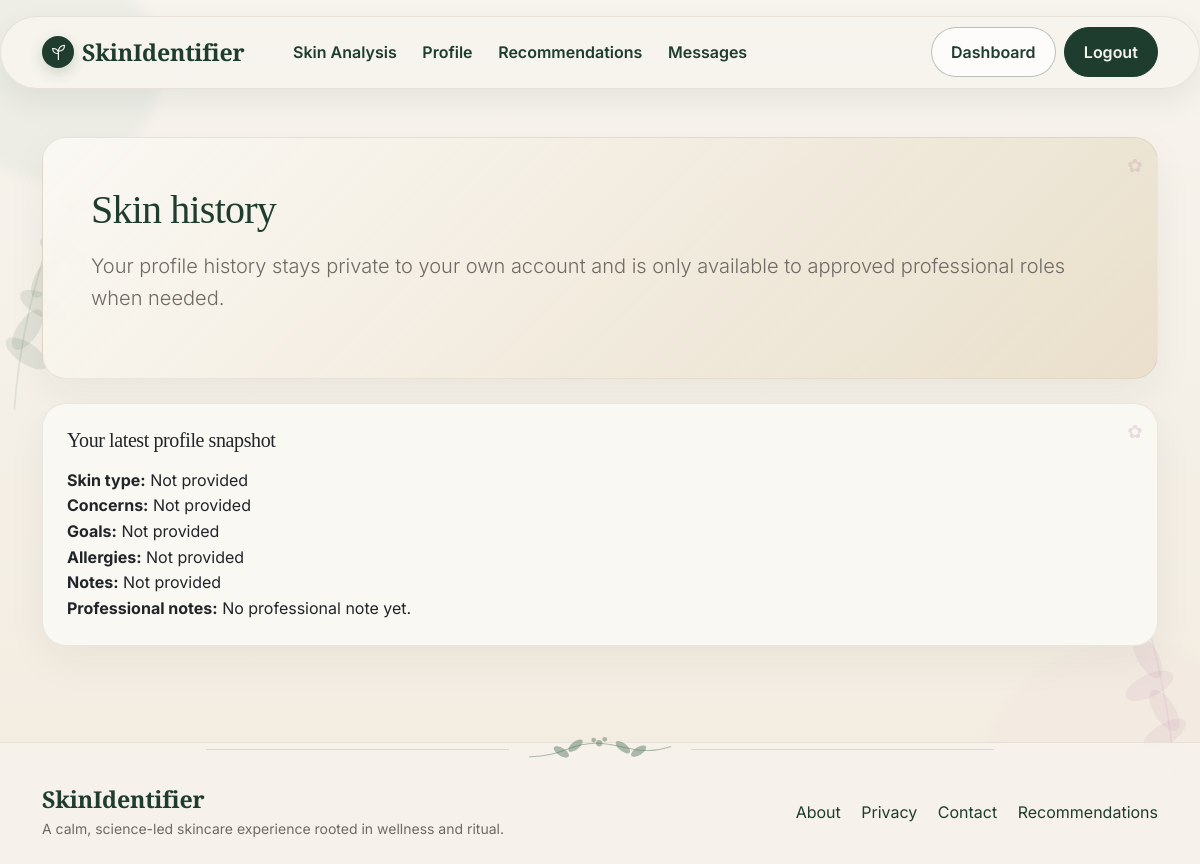
Page /skin-history/ (signed in) on the committed database.
### home/models.py (models this page shows, shortened)
class SkincareProfile(models.Model):
    SKIN_TYPE_CHOICES = [
        ("normal", "Normal"),
        ("dry", "Dry"),
        ("oily", "Oily"),
        ("combination", "Combination"),
        ("sensitive", "Sensitive"),
    ]
    user = models.OneToOneField(User, on_delete=models.CASCADE, related_name="skincare_profile")
    skin_type = models.CharField(max_length=20, choices=SKIN_TYPE_CHOICES, blank=True)
    concerns = models.TextField(blank=True)
    goals = models.TextField(blank=True)
    allergies = models.TextField(blank=True)
    notes = models.TextField(blank=True)
    professional_notes = models.TextField(blank=True)
    updated_at = models.DateTimeField(auto_now=True)

### home/views.py (the view)
# urls.py: path("skin-history/", views.skin_history_view, name="skin_history"),
@login_required(login_url="access_restricted")
def skin_history_view(request):
    profile = get_object_or_404(SkincareProfile, user=request.user)
    return render(request, "home/skin_history.html", {"profile": profile, "role": get_user_role(request.user)})

### home/views.py (called while the page is built)
def get_user_role(user):
    if not user.is_authenticated:
        return "guest"
    if user.groups.filter(name="admin").exists():
        return "admin"
    if user.groups.filter(name="dermatologist").exists():
        return "dermatologist"
    return "user"

### home/templates/home/skin_history.html (shortened to what this page needs)
{% extends 'home/base.html' %}
{% block content %}
<div class="card hero-card p-4 p-md-5">
  <h1 class="display-6 mb-3">Skin history</h1>
  <p class="lead text-secondary">Your profile history stays private to your own account and is only available to approved professional roles when needed.</p>
</div>
<div class="card p-4 mt-4">
  <h3 class="h5 mb-3">Your latest profile snapshot</h3>
  <ul class="list-unstyled mb-0">
    <li><strong>Skin type:</strong> {{ profile.skin_type|default:"Not provided" }}</li>
    <li><strong>Concerns:</strong> {{ profile.concerns|default:"Not provided" }}</li>
    <li><strong>Goals:</strong> {{ profile.goals|default:"Not provided" }}</li>
    <li><strong>Allergies:</strong> {{ profile.allergies|default:"Not provided" }}</li>
    <li><strong>Notes:</strong> {{ profile.notes|default:"Not provided" }}</li>
    <li><strong>Professional notes:</strong> {{ profile.professional_notes|default:"No professional note yet." }}</li>
  </ul>
</div>
{% endblock %}

### home/templates/home/base.html (style rules this page uses)
:root { --forest: #1f3d2e; --sage: #8fa688; --eucalyptus: #9db6ae; --taupe: #b7ada1; --beige: #e7dcc6; --cream: #f7f4ee; --blush: #f2d6d6; --mauve: #b583a3; --charcoal: #2b2b2b; --warm-gray: #6e6a63; --greige: #a69e93; --ivory: #faf8f3; --white: #ffffff; }
* { box-sizing: border-box; }
body { font-family: 'Inter', sans-serif; background: linear-gradient(180deg, var(--cream) 0%, #f2ebdf 100%); color: var(--charcoal); min-height: 100vh; line-height: 1.6; }
h1, h2, h3, h4, .brand-title, .display-heading { font-family: 'Playfair Display', serif; color: var(--forest); letter-spacing: -0.02em; }
p { color: var(--warm-gray); }
.card, .hero-card, .luxury-card { background: var(--ivory); border: 1px solid rgba(183, 173, 161, 0.24); border-radius: 1.5rem; box-shadow: 0 16px 40px rgba(43, 43, 43, 0.05); position: relative; overflow: hidden; }
.card::before, .hero-card::before, .luxury-card::before { content: "✿"; position: absolute; top: 0.8rem; right: 0.9rem; font-size: 1.15rem; color: rgba(181, 131, 163, 0.24); pointer-events: none; }
.hero-card { background: linear-gradient(135deg, rgba(250, 248, 243, 0.98) 0%, rgba(231, 220, 198, 0.85) 100%); }
.text-secondary { color: var(--warm-gray) !important; }

### rows in the picture
SkincareProfile: skin_type "Not provided", concerns "Not provided", goals "Not provided", allergies "Not provided", notes "Not provided", professional_notes "No professional note yet."
